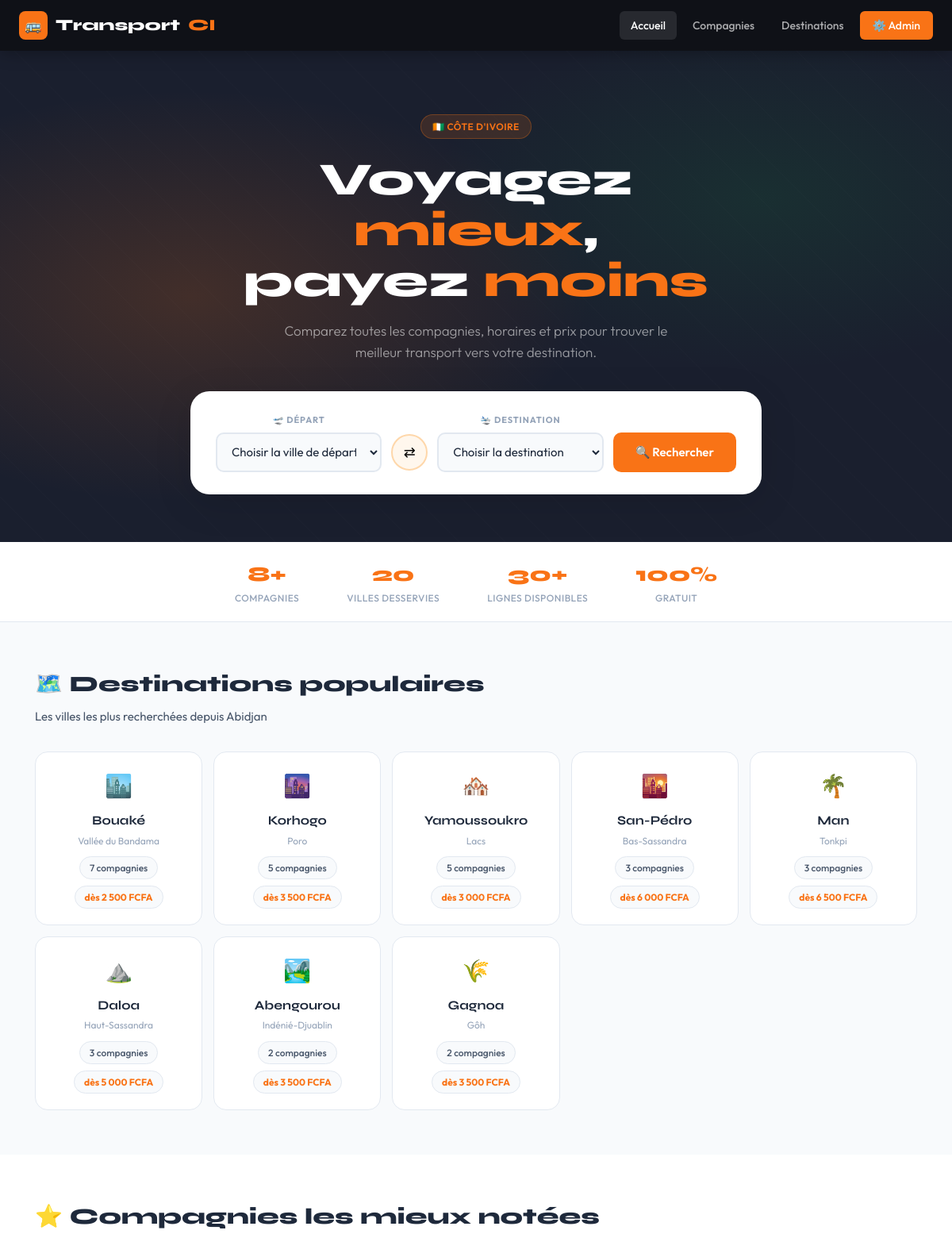
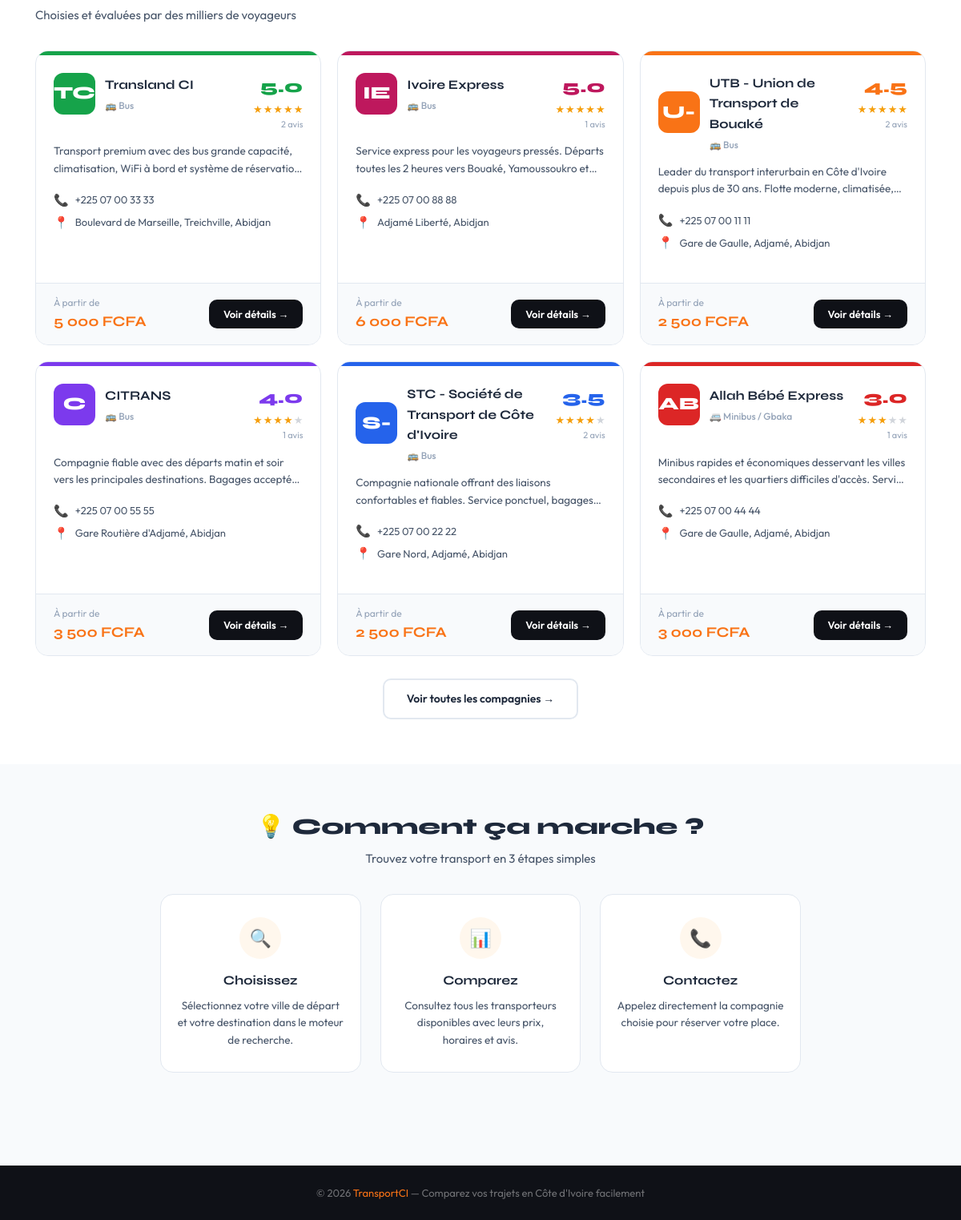
The page / on the database its author committed (2 pictures, top to bottom).
### tables this page shows
CREATE TABLE villes (
    id INT AUTO_INCREMENT PRIMARY KEY,
    nom VARCHAR(100) NOT NULL,
    region VARCHAR(100),
    actif TINYINT(1) DEFAULT 1
);

CREATE TABLE compagnies (
    id INT AUTO_INCREMENT PRIMARY KEY,
    nom VARCHAR(150) NOT NULL,
    type_id INT,
    description TEXT,
    telephone VARCHAR(30),
    telephone2 VARCHAR(30),
    email VARCHAR(150),
    adresse TEXT,
    logo_couleur VARCHAR(7) DEFAULT '#f97316',
    note_moyenne DECIMAL(2,1) DEFAULT 0,
    nb_avis INT DEFAULT 0,
    actif TINYINT(1) DEFAULT 1,
    created_at TIMESTAMP DEFAULT CURRENT_TIMESTAMP,
    FOREIGN KEY (type_id) REFERENCES types_transport(id)
);

CREATE TABLE types_transport (
    id INT AUTO_INCREMENT PRIMARY KEY,
    nom VARCHAR(50) NOT NULL,
    icone VARCHAR(10) DEFAULT '🚌'
);

### index.php (the view, shortened to what this page needs)
<?php
require_once 'includes/functions.php';
$db = getDB();
$nbCompagnies = $db->query("SELECT COUNT(*) FROM compagnies WHERE actif=1")->fetchColumn();
$nbLignes     = $db->query("SELECT COUNT(*) FROM lignes WHERE actif=1")->fetchColumn();
$nbVilles     = $db->query("SELECT COUNT(*) FROM villes WHERE actif=1")->fetchColumn();
$populaires = $db->query("
    SELECT c.*, t.nom as type_nom, t.icone,
           MIN(l.prix) as prix_min
    FROM compagnies c
    LEFT JOIN types_transport t ON c.type_id = t.id
    LEFT JOIN lignes l ON l.compagnie_id = c.id AND l.actif=1
    WHERE c.actif=1
    GROUP BY c.id
    ORDER BY c.note_moyenne DESC, c.nb_avis DESC
    LIMIT 6
")->fetchAll();
$destinations = $db->query("
    SELECT v.id, v.nom, v.region, COUNT(l.id) as nb_lignes,
           MIN(l.prix) as prix_min
    FROM villes v
    JOIN lignes l ON l.ville_arrivee_id = v.id AND l.actif=1
    WHERE v.id != 1
    GROUP BY v.id
    ORDER BY nb_lignes DESC
    LIMIT 8
")->fetchAll();
require_once 'includes/header.php';
?>
<section class="hero">
    <div class="hero-pattern"></div>
    <div class="hero-content">
        <div class="hero-badge">🇨🇮 Côte d'Ivoire</div>
        <h1>Voyagez <em>mieux</em>,<br>payez <em>moins</em></h1>
        <p>Comparez toutes les compagnies, horaires et prix pour trouver le meilleur transport vers votre destination.</p>
        <div class="search-box">
            <form action="resultats.php" method="GET">
                <div class="search-field">
                    <label>🛫 Départ</label>
                    <select name="depart" required>
                        <option value="">Choisir la ville de départ</option>
                    </select>
                </div>
                <button type="button" class="swap-btn" id="swapBtn" title="Inverser">⇄</button>
                <div class="search-field">
                    <label>🛬 Destination</label>
                    <select name="arrivee" required>
                        <option value="">Choisir la destination</option>
                    </select>
                </div>
                <button type="submit" class="btn-search">
                    🔍 Rechercher
                </button>
            </form>
        </div>
    </div>
</section>
<div class="stats-strip">
    <div class="stat-item">
        <div class="num"><?= $nbCompagnies ?>+</div>
        <div class="lbl">Compagnies</div>
    </div>
    <div class="stat-item">
        <div class="num"><?= $nbVilles ?></div>
        <div class="lbl">Villes desservies</div>
    </div>
    <div class="stat-item">
        <div class="num"><?= $nbLignes ?>+</div>
        <div class="lbl">Lignes disponibles</div>
    </div>
    <div class="stat-item">
        <div class="num">100%</div>
        <div class="lbl">Gratuit</div>
    </div>
</div>
<section class="section" id="destinations">
    <div class="section-header">
        <h2>🗺️ Destinations populaires</h2>
        <p>Les villes les plus recherchées depuis Abidjan</p>
    </div>
    <div style="display:grid;grid-template-columns:repeat(auto-fill,minmax(200px,1fr));gap:14px;">
        <?php foreach ($destinations as $i => $d): ?>
        <a href="resultats.php?depart=1&arrivee=<?= $d['id'] ?>"
           class="animate-up"
           style="background:var(--white);border:1.5px solid var(--border);border-radius:var(--r-lg);
                  padding:20px;text-align:center;transition:all .25s;display:block;">
            <div style="font-size:28px;margin-bottom:8px;">
                <?= ['🏙️','🌆','🏘️','🌇','🌴','⛰️','🏞️','🌾'][$i % 8] ?>
            </div>
            <div style="font-family:var(--font-d);font-weight:700;font-size:16px;margin-bottom:3px;">
                <?= clean($d['nom']) ?>
            </div>
            <div style="font-size:12px;color:var(--text-3);margin-bottom:10px;"><?= clean($d['region']) ?></div>
            <div style="display:flex;justify-content:center;gap:8px;flex-wrap:wrap;">
                <span class="chip"><?= $d['nb_lignes'] ?> compagnie<?= $d['nb_lignes']>1?'s':'' ?></span>
                <?php if ($d['prix_min']): ?>
                <span class="chip text-orange fw-bold">dès <?= formatPrix($d['prix_min']) ?></span>
                <?php endif; ?>
            </div>
        </a>
        <?php endforeach; ?>
    </div>
</section>
<section class="section" style="background:var(--white);max-width:100%;padding:56px 0;">
<div style="max-width:1160px;margin:0 auto;padding:0 24px;">
    <div class="section-header">
        <h2>⭐ Compagnies les mieux notées</h2>
        <p>Choisies et évaluées par des milliers de voyageurs</p>
    </div>
    <div class="companies-grid">
        <?php foreach ($populaires as $c):
            $initiales = implode('', array_map(fn($w) => strtoupper($w[0]), explode(' ', $c['nom'])));
            $initiales = substr($initiales, 0, 2);
        ?>
        <div class="company-card animate-up">
            <div class="card-accent" style="background:<?= clean($c['logo_couleur']) ?>;"></div>
            <div class="card-body">
                <div class="card-top">
                    <div style="display:flex;align-items:center;gap:12px;">
                        <div class="company-logo" style="background:<?= clean($c['logo_couleur']) ?>;">
                            <?= clean($initiales) ?>
                        </div>
                        <div>
                            <div class="company-name"><?= clean($c['nom']) ?></div>
                            <div class="company-type"><?= clean($c['icone'].' '.$c['type_nom']) ?></div>
                        </div>
                    </div>
                    <div class="company-rating">
                        <div class="rating-num" style="color:<?= clean($c['logo_couleur']) ?>;">
                            <?= $c['note_moyenne'] ?: '—' ?>
                        </div>
                        <div class="stars"><?= etoiles($c['note_moyenne']) ?></div>
                        <div class="rating-avis"><?= $c['nb_avis'] ?> avis</div>
                    </div>
                </div>
                <p class="company-desc"><?= clean($c['description']) ?></p>
                <div class="company-contacts">
                    <?php if ($c['telephone']): ?>
                    <div class="contact-item">
                        <span>📞</span>
                        <span><?= clean($c['telephone']) ?></span>
                    </div>
                    <?php endif; ?>
                    <?php if ($c['adresse']): ?>
                    <div class="contact-item">
                        <span>📍</span>
                        <span><?= clean($c['adresse']) ?></span>
                    </div>
                    <?php endif; ?>
                </div>
            </div>
            <div class="card-footer">
                <div>
                    <?php if ($c['prix_min']): ?>
                    <div class="prix-depuis">À partir de</div>
                    <div class="prix-valeur"><?= formatPrix($c['prix_min']) ?></div>
                    <?php else: ?>
                    <div class="prix-valeur">—</div>
                    <?php endif; ?>
                </div>
                <a href="compagnie.php?id=<?= $c['id'] ?>" class="btn-voir">Voir détails →</a>
            </div>
        </div>
        <?php endforeach; ?>
    </div>
    <div style="text-align:center;margin-top:28px;">
        <a href="compagnies.php" style="display:inline-flex;align-items:center;gap:8px;padding:12px 28px;
           border:2px solid var(--border);border-radius:var(--r);font-weight:600;font-size:14px;
           color:var(--text);transition:all .2s;" onmouseover="this.style.borderColor='var(--orange)';this.style.color='var(--orange)'"
           onmouseout="this.style.borderColor='var(--border)';this.style.color='var(--text)'">
            Voir toutes les compagnies →
        </a>
    </div>
</div>
</section>
<section class="section">
    <div class="section-header" style="text-align:center;">
        <h2>💡 Comment ça marche ?</h2>
        <p>Trouvez votre transport en 3 étapes simples</p>
    </div>
    <div style="display:grid;grid-template-columns:repeat(3,1fr);gap:24px;max-width:800px;margin:0 auto;">
        <?php foreach ([
            ['🔍','Choisissez','Sélectionnez votre ville de départ et votre destination dans le moteur de recherche.'],
            ['📊','Comparez', 'Consultez tous les transporteurs disponibles avec leurs prix, horaires et avis.'],
            ['📞','Contactez','Appelez directement la compagnie choisie pour réserver votre place.'],
        ] as $i => [$icon, $titre, $desc]): ?>
        <div style="text-align:center;padding:28px 20px;background:var(--white);border:1px solid var(--border);border-radius:var(--r-lg);">
            <div style="width:52px;height:52px;background:var(--orange-l);border-radius:50%;display:flex;align-items:center;justify-content:center;font-size:22px;margin:0 auto 14px;">
                <?= $icon ?>
            </div>
            <div style="font-family:var(--font-d);font-weight:700;font-size:16px;margin-bottom:8px;"><?= $titre ?></div>
            <p style="font-size:13.5px;color:var(--text-2);line-height:1.6;"><?= $desc ?></p>
        </div>
        <?php endforeach; ?>
    </div>
</section>
<?php require_once 'includes/footer.php'; ?>

### includes/header.php (shortened to what this page needs)
<?php
require_once __DIR__ . '/../includes/functions.php';
$root = getDepuisRoot();
?>
<!DOCTYPE html>
<html lang="fr">
<head>
    <link rel="stylesheet" href="<?= $root ?>assets/css/style.css">
</head>
<body>
<nav class="navbar">
    <a class="nav-brand" href="<?= $root ?>index.php">
        <div class="brand-icon">🚌</div>
        Transport<span class="brand-dot">CI</span>
    </a>
    <div class="nav-links">
        <a href="<?= $root ?>index.php" <?= basename($_SERVER['SCRIPT_FILENAME'])==='index.php'?'class="active"':'' ?>>Accueil</a>
        <a href="<?= $root ?>compagnies.php" <?= basename($_SERVER['SCRIPT_FILENAME'])==='compagnies.php'?'class="active"':'' ?>>Compagnies</a>
        <a href="<?= $root ?>index.php#destinations">Destinations</a>
        <a href="<?= $root ?>admin/index.php" class="btn-nav">⚙️ Admin</a>
    </div>
</nav>

### includes/functions.php (shortened to what this page needs)
<?php
function clean($s) {
    return htmlspecialchars(trim($s ?? ''), ENT_QUOTES, 'UTF-8');
}
function formatPrix($p) {
    return number_format($p, 0, ',', ' ') . ' FCFA';
}
function etoiles($note) {
    $note = round($note);
    $html = '';
    for ($i = 1; $i <= 5; $i++) {
        $html .= $i <= $note ? '<span class="star filled">★</span>' : '<span class="star">★</span>';
    }
    return $html;
}
function getDepuisRoot() {
    $script = realpath($_SERVER['SCRIPT_FILENAME']);
    $root   = realpath(__DIR__ . '/..');
    return dirname($script) === $root ? '' : '../';
}
?>

### includes/footer.php (shortened to what this page needs)
<footer>
    <p>© <?= date('Y') ?> <span>TransportCI</span> — Comparez vos trajets en Côte d'Ivoire facilement</p>
</footer>
</body>
</html>

### rows shown on the page
villes: i "🏙️", nom "Bouaké", region "Vallée du Bandama", nb_lignes "7", prix_min "2 500 FCFA"
villes: i "🌆", nom "Korhogo", region "Poro", nb_lignes "5", prix_min "3 500 FCFA"
villes: i "🏘️", nom "Yamoussoukro", region "Lacs", nb_lignes "5", prix_min "3 000 FCFA"
villes: i "🌇", nom "San-Pédro", region "Bas-Sassandra", nb_lignes "3", prix_min "6 000 FCFA"
villes: i "🌴", nom "Man", region "Tonkpi", nb_lignes "3", prix_min "6 500 FCFA"
villes: i "⛰️", nom "Daloa", region "Haut-Sassandra", nb_lignes "3", prix_min "5 000 FCFA"
villes: i "🏞️", nom "Abengourou", region "Indénié-Djuablin", nb_lignes "2", prix_min "3 500 FCFA"
villes: i "🌾", nom "Gagnoa", region "Gôh", nb_lignes "2", prix_min "3 500 FCFA"
compagnies: nom "TC", nom "Transland CI", type.nom "🚌 Bus", note_moyenne "5.0", nb_avis "2", description "Transport premium avec des bus grande capacité, climatisation, WiFi à bord et système de…", telephone "+225 07 00 33 33", adresse "Boulevard de Marseille, Treichville, Abidjan", prix_min "5 000 FCFA"
compagnies: nom "IE", nom "Ivoire Express", type.nom "🚌 Bus", note_moyenne "5.0", nb_avis "1", description "Service express pour les voyageurs pressés. Départs toutes les 2 heures vers Bouaké, Yamoussoukro…", telephone "+225 07 00 88 88", adresse "Adjamé Liberté, Abidjan", prix_min "6 000 FCFA"
compagnies: nom "U-", nom "UTB - Union de Transport de Bouaké", type.nom "🚌 Bus", note_moyenne "4.5", nb_avis "2", description "Leader du transport interurbain en Côte d'Ivoire depuis plus de 30 ans. Flotte moderne,…", telephone "+225 07 00 11 11", adresse "Gare de Gaulle, Adjamé, Abidjan", prix_min "2 500 FCFA"
compagnies: nom "C", nom "CITRANS", type.nom "🚌 Bus", note_moyenne "4.0", nb_avis "1", description "Compagnie fiable avec des départs matin et soir vers les principales destinations. Bagages…", telephone "+225 07 00 55 55", adresse "Gare Routière d'Adjamé, Abidjan", prix_min "3 500 FCFA"
compagnies: nom "S-", nom "STC - Société de Transport de Côte d'Ivoire", type.nom "🚌 Bus", note_moyenne "3.5", nb_avis "2", description "Compagnie nationale offrant des liaisons confortables et fiables. Service ponctuel,…", telephone "+225 07 00 22 22", adresse "Gare Nord, Adjamé, Abidjan", prix_min "2 500 FCFA"
compagnies: nom "AB", nom "Allah Bébé Express", type.nom "🚐 Minibus / Gbaka", note_moyenne "3.0", nb_avis "1", description "Minibus rapides et économiques desservant les villes secondaires et les quartiers difficiles d'accès.…", telephone "+225 07 00 44 44", adresse "Gare de Gaulle, Adjamé, Abidjan", prix_min "3 000 FCFA"

### other values the page prints
$nbCompagnies "8"
$nbVilles "20"
$nbLignes "30"
$icon "🔍"
$titre "Choisissez"
$desc "Sélectionnez votre ville de départ et votre destination dans le moteur de recherche."
$icon "📊"
$titre "Comparez"
$desc "Consultez tous les transporteurs disponibles avec leurs prix, horaires et avis."
$icon "📞"
$titre "Contactez"
$desc "Appelez directement la compagnie choisie pour réserver votre place."
